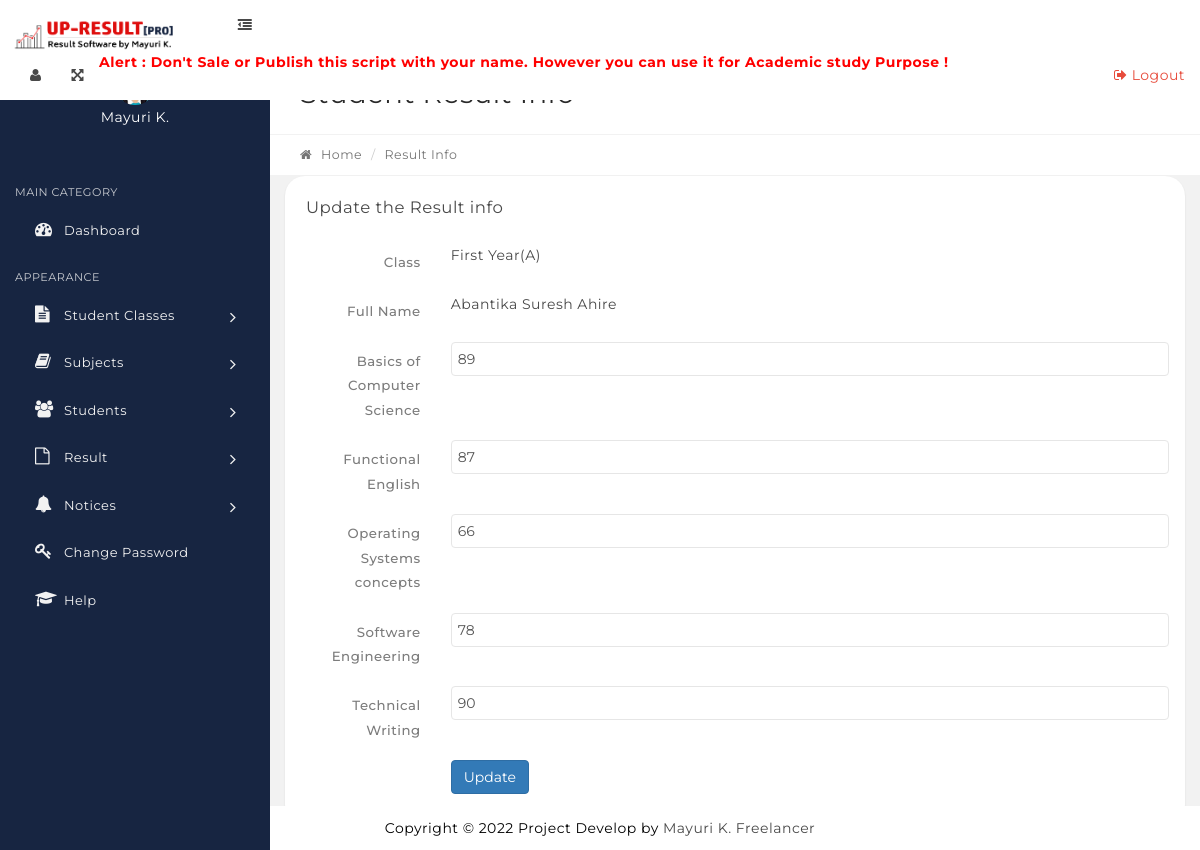
The app's page /edit-result.php?stid=1 with its own data.
### tables this page shows
CREATE TABLE `tblstudents` (
  `StudentId` int(11) NOT NULL,
  `StudentName` varchar(100) DEFAULT NULL,
  `RollId` varchar(100) DEFAULT NULL,
  `StudentEmail` varchar(100) DEFAULT NULL,
  `Gender` varchar(10) DEFAULT NULL,
  `DOB` varchar(100) DEFAULT NULL,
  `ClassId` int(11) DEFAULT NULL,
  `RegDate` timestamp NULL DEFAULT CURRENT_TIMESTAMP,
  `UpdationDate` timestamp NULL DEFAULT NULL,
  `Status` int(1) DEFAULT NULL
);

CREATE TABLE `tblclasses` (
  `id` int(11) NOT NULL,
  `ClassName` varchar(80) DEFAULT NULL,
  `ClassNameNumeric` int(4) DEFAULT NULL,
  `Section` varchar(5) DEFAULT NULL,
  `CreationDate` timestamp NULL DEFAULT CURRENT_TIMESTAMP,
  `UpdationDate` timestamp NULL DEFAULT NULL
);

CREATE TABLE `tblresult` (
  `id` int(11) NOT NULL,
  `StudentId` int(11) DEFAULT NULL,
  `ClassId` int(11) DEFAULT NULL,
  `SubjectId` int(11) DEFAULT NULL,
  `marks` int(11) DEFAULT NULL,
  `PostingDate` timestamp NULL DEFAULT CURRENT_TIMESTAMP,
  `UpdationDate` timestamp NULL DEFAULT NULL
);

CREATE TABLE `tblsubjects` (
  `id` int(11) NOT NULL,
  `SubjectName` varchar(100) NOT NULL,
  `SubjectCode` varchar(100) DEFAULT NULL,
  `Creationdate` timestamp NULL DEFAULT CURRENT_TIMESTAMP,
  `UpdationDate` timestamp NULL DEFAULT NULL
);

### edit-result.php (the view, shortened to what this page needs)
<?php
include('includes/config.php');
if(strlen($_SESSION['alogin'])=="")
    {
    header("Location: index.php");
    }
    else{
$stid=intval($_GET['stid']);
?>
  <?php include('includes/topbar.php');?>
            <div class="content-wrapper">
                <div class="content-container">
                   <?php include('includes/leftbar.php');?>
                    <div class="main-page">
                     <div class="container-fluid">
                            <div class="row page-title-div">
                                <div class="col-md-6">
                                    <h2 class="title">Student Result Info</h2>
                                </div>
                            </div>
                            <div class="row breadcrumb-div">
                                <div class="col-md-6">
                                    <ul class="breadcrumb">
                                        <li><a href="dashboard.php"><i class="fa fa-home"></i> Home</a></li>
                                        <li class="active">Result Info</li>
                                    </ul>
                                </div>
                            </div>
                        </div>
                        <div class="container-fluid">
                        <div class="row">
                                    <div class="col-md-12">
                                        <div class="panel">
                                            <div class="panel-heading">
                                                <div class="panel-title">
                                                    <h5>Update the Result info</h5>
                                                </div>
                                            </div>
                                            <div class="panel-body">
                                                <form class="form-horizontal" method="post">
<?php
$ret = "SELECT tblstudents.StudentName,tblclasses.ClassName,tblclasses.Section from tblresult join tblstudents on tblresult.StudentId=tblresult.StudentId join tblsubjects on tblsubjects.id=tblresult.SubjectId join tblclasses on tblclasses.id=tblstudents.ClassId where tblstudents.StudentId=:stid limit 1";
$stmt = $dbh->prepare($ret);
$stmt->bindParam(':stid',$stid,PDO::PARAM_STR);
$stmt->execute();
$result=$stmt->fetchAll(PDO::FETCH_OBJ);
if($stmt->rowCount() > 0)
{
foreach($result as $row)
{  ?>
                                                    <div class="form-group">
                                            <label for="default" class="col-sm-2 control-label">Class</label>
                                                        <div class="col-sm-10">
<?php echo htmlentities($row->ClassName)?>(<?php echo htmlentities($row->Section)?>)
                                                        </div>
                                                    </div>
<div class="form-group">
<label for="default" class="col-sm-2 control-label">Full Name</label>
<div class="col-sm-10">
<?php echo htmlentities($row->StudentName);?>
</div>
</div>
<?php } }?>
<?php
$sql = "SELECT distinct tblstudents.StudentName,tblstudents.StudentId,tblclasses.ClassName,tblclasses.Section,tblsubjects.SubjectName,tblresult.marks,tblresult.id as resultid from tblresult join tblstudents on tblstudents.StudentId=tblresult.StudentId join tblsubjects on tblsubjects.id=tblresult.SubjectId join tblclasses on tblclasses.id=tblstudents.ClassId where tblstudents.StudentId=:stid ";
$query = $dbh->prepare($sql);
$query->bindParam(':stid',$stid,PDO::PARAM_STR);
$query->execute();
$results=$query->fetchAll(PDO::FETCH_OBJ);
if($query->rowCount() > 0)
{
foreach($results as $result)
{  ?>
<div class="form-group">
<label for="default" class="col-sm-2 control-label"><?php echo htmlentities($result->SubjectName)?></label>
<div class="col-sm-10">
<input type="text" name="marks[]" class="form-control" id="marks" value="<?php echo htmlentities($result->marks)?>" maxlength="5" required="required" autocomplete="off">
</div>
</div>
<?php }} ?>
                                                    <div class="form-group">
                                                        <div class="col-sm-offset-2 col-sm-10">
                                                            <button type="submit" name="submit" class="btn btn-primary">Update</button>
                                                        </div>
                                                    </div>
                                                </form>
                                            </div>
                                        </div>
                                    </div>
                                </div>
                    </div>
                </div>
            </div>
<?php include('includes/footer.php');?>
<?PHP } ?>

### records on screen
tblstudents: ClassId.ClassName "First Year", ClassId.Section "A", StudentName "Abantika Suresh Ahire"
tblresult: SubjectId.SubjectName "Basics of Computer Science", marks "89"
tblresult: SubjectId.SubjectName "Functional English", marks "87"
tblresult: SubjectId.SubjectName "Operating Systems concepts", marks "66"
tblresult: SubjectId.SubjectName "Software Engineering", marks "78"
tblresult: SubjectId.SubjectName "Technical Writing", marks "90"
